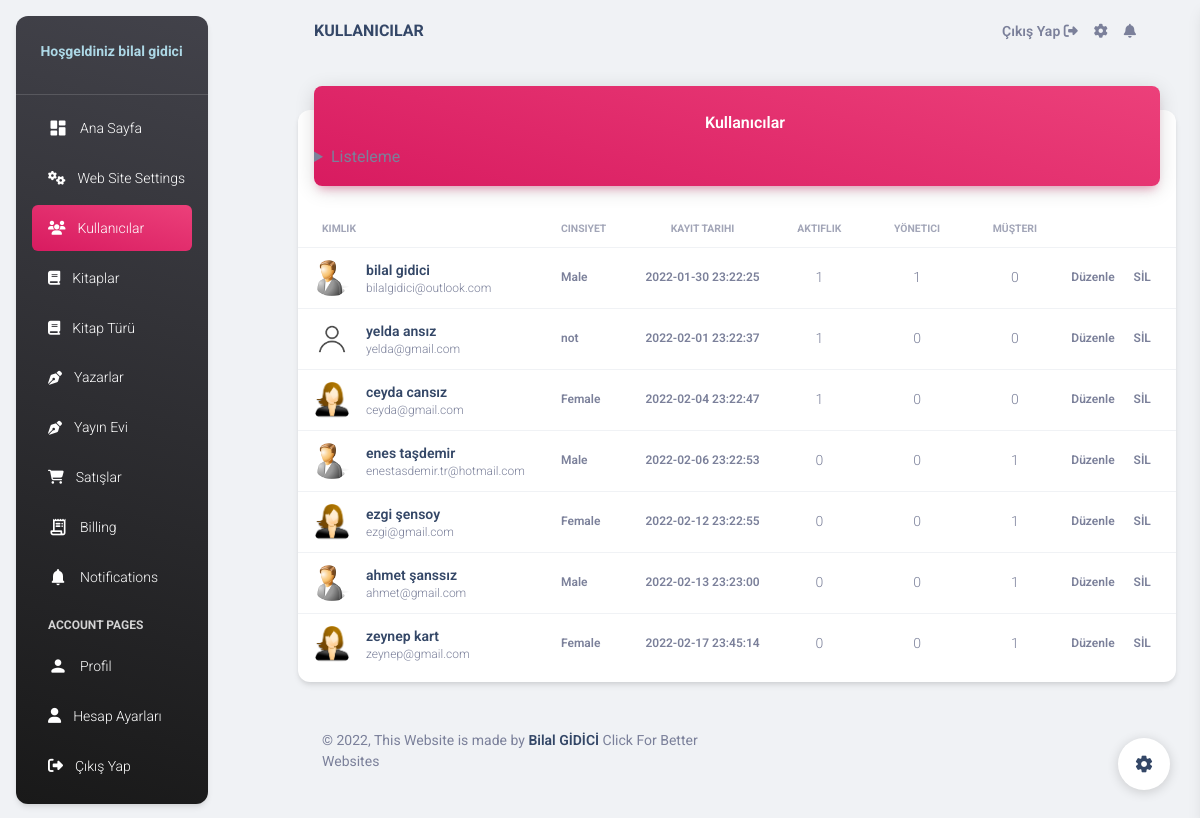
The page /pages/tables.php (signed in) on the database its author committed.
### tables this page shows
CREATE TABLE `user` (
  `id` int(11) UNSIGNED NOT NULL,
  `Name` varchar(50) NOT NULL,
  `Surname` varchar(50) NOT NULL,
  `Email` varchar(60) NOT NULL,
  `Password` varchar(255) NOT NULL,
  `Sex` varchar(6) NOT NULL,
  `Status` tinyint(1) NOT NULL DEFAULT 0,
  `Active` tinyint(1) NOT NULL DEFAULT 0,
  `Customer` tinyint(1) NOT NULL DEFAULT 0,
  `RegisterDate` datetime NOT NULL,
  `RegisterIp` varchar(20) NOT NULL,
  `actcode` int(5) NOT NULL,
  `Bakiye` float NOT NULL DEFAULT 0
);

### transactions/sessionquery.php (called while the page is built, shortened)
<?php
    require_once("settings.php");
    require_once("function.php");
	if(isset($_SESSION["user"]))
	{
		$sessionquery = $dbconnect->prepare("select * from user where Email = ?");
		$sessionquery->execute(array($_SESSION["user"]));
		$userr =$sessionquery->fetch(PDO::FETCH_ASSOC);
	}
?>

### transactions/statusquery.php (called while the page is built, shortened)
<?php
require_once("settings.php");
require_once("function.php");
?>
<?php
   $stquery        =   $dbconnect->prepare("SELECT * FROM user where Status =1 ");
   $stquery->execute();
?>

### transactions/settings.php (called while the page is built, shortened)
<?php
	try {
        $dbconnect=new PDO("mysql:host=localhost;dbname=databaseproject;charset=utf8;","root","");
	} catch (PDOException $ErrorMessage) {
		echo "fail..> ".$ErrorMessage->getMessage();
        die();
	}
    $stq    =   $dbconnect->prepare("select * from settings LIMIT 1");
    $stq->execute();
    $stcount    =   $stq->rowCount();
    $setting    =   $stq->fetch(PDO::FETCH_ASSOC);
     if ($stcount>0) {
         $stlink    = $setting["SiteLink"];
     }else
     {
         header("Location:".$stlink."/pages/sign-up.php");
         die();
     }
	?>

### pages/tables.php (the view, shortened to what this page needs)
<?php
      $page_title="KULLANICILAR";
    include '../hf/header.php';
    require_once("../transactions/statusquery.php");
?>
<?php
if (isset($_GET["s"])) {
  if ($_GET["s"]=="et") {
    $users    = $dbconnect->prepare("select * from user");
  }elseif($_GET["s"]=="az"){
  $users   = $dbconnect->prepare("select * from user ORDER BY Name ASC");
  }elseif($_GET["s"]=="Customer"){
    $users   = $dbconnect->prepare("select * from user where Customer=1");
  }elseif($_GET["s"]=="Active"){
    $users   = $dbconnect->prepare("select * from user where Active=1");
  }elseif($_GET["s"]=="Status"){
    $users   = $dbconnect->prepare("select * from user where Status=1");
  }
}else{
  $users    = $dbconnect->prepare("select * from user");
}
$users->execute();
$userdata =$users->fetchAll(PDO::FETCH_ASSOC);
?>
<div class="container-fluid py-4">
      <div class="row">
        <div class="col-12">
          <div class="card my-4">
            <div class="card-header p-0 position-relative mt-n4 mx-3 z-index-2">
              <div class="bg-gradient-primary shadow-primary border-radius-lg pt-4 pb-3">
                <h6 class="text-white text-capitalize ps-3" style="text-align:center">Kullanıcılar</h6>
<div class="list">
<details>
<summary>Listeleme</summary>
</details>
</div>
              </div>
            </div>
            <div class="card-body px-0 pb-2">
              <div class="table-responsive p-0">
                <table class="table align-items-center mb-0">
                  <thead>
                    <tr>
                      <th class="text-uppercase text-secondary text-xxs font-weight-bolder opacity-7">Kimlik</th>
                      <th class="text-uppercase text-secondary text-xxs font-weight-bolder opacity-7 ps-2">Cinsiyet</th>
                      <th class="text-center text-uppercase text-secondary text-xxs font-weight-bolder opacity-7">Kayıt Tarihi</th>
                      <th class="text-center text-uppercase text-secondary text-xxs font-weight-bolder opacity-7">Aktiflik</th>
                      <th class="text-center text-uppercase text-secondary text-xxs font-weight-bolder opacity-7">Yönetici</th>
                      <th class="text-center text-uppercase text-secondary text-xxs font-weight-bolder opacity-7">Müşteri</th>
                      <th class="text-secondary opacity-7"></th>
                      <th class="text-secondary opacity-7"></th>
                    </tr>
                  </thead>
                  <tbody>
<?php
 if ($userr["Status"]==1) {
foreach ($userdata as $key) {
?>
                    <tr>
                      <td>
                        <div class="d-flex px-2 py-1">
                          <div>
                          <?php
                            if ($key["Sex"]=="Male")
                            {
                            ?>
                            <img src="../assets/img/male.png" alt="profile_image" class="avatar avatar-sm me-3 border-radius-lg" alt="user1">
                            <?php
                            }elseif ($key["Sex"]=="Female")
                            {
                            ?>
                            <img src="../assets/img/female.png" alt="profile_image" class="avatar avatar-sm me-3 border-radius-lg" alt="user1">
                            <?php
                            }else
                            {
                            ?>
                            <img src="../assets/img/not.png" alt="profile_image" class="avatar avatar-sm me-3 border-radius-lg" alt="user1">
                            <?php
                            }
                            ?>
                          </div>
                          <div class="d-flex flex-column justify-content-center">
                            <h6 class="mb-0 text-sm"><?php echo $key["Name"]." ".$key["Surname"];  ?></h6>
                            <p class="text-xs text-secondary mb-0"><?php echo $key["Email"] ?></p>
                          </div>
                        </div>
                      </td>
                      <td>
                        <p class="text-xs font-weight-bold mb-0"><?php echo $key["Sex"]; ?></p>
                      </td>
                      <td class="align-middle text-center">
                        <span class="text-secondary text-xs font-weight-bold"><?php echo $key["RegisterDate"]; ?></span>
                      </td>
                      <td>
                      <div class="d-flex flex-column justify-content-center">
                            <p style="text-align:center;" class="mb-0 text-sm"><?php echo $key["Active"]?></p>
                      </div>
                      </td>
                      <td>
                      <div class="d-flex flex-column justify-content-center">
                            <p style="text-align:center;" class="mb-0 text-sm"><?php echo $key["Status"]?></p>
                      </div>
                      </td>
                      <td>
                      <div class="d-flex flex-column justify-content-center">
                            <p style="text-align:center;" class="mb-0 text-sm"><?php echo $key["Customer"]?></p>
                      </div>
                      </td>
                      <td class="align-middle">
                        <a href="<?php echo $stlink ?>/pages/users-update.php?id=<?php echo $key["id"] ?>" class="text-secondary font-weight-bold text-xs" data-toggle="tooltip" data-original-title="Edit user">
                          Düzenle
                        </a>
                      </td>
                      <td class="align-middle">
                        <a href="<?php echo $stlink ?>/transactions/users-del.php?id=<?php echo $key["id"] ?>" class="text-secondary font-weight-bold text-xs" data-toggle="tooltip" data-original-title="Edit user">
                          SİL
                        </a>
                      </td>
<?php
}
?>
                    </tr>
<?php
}
else {
  header("location:../transactions/exit.php");
  exit();
}
?>
                  </tbody>
                </table>
              </div>
            </div>
          </div>
        </div>
      </div>
<?php
include '../hf/footer.php';
?>

### hf/header.php (shortened to what this page needs)
<?php
require_once("../transactions/settings.php");
require_once("../transactions/function.php");
require_once("../transactions/sessionquery.php");
require_once("../transactions/statusquery.php");
?>
<!DOCTYPE html>
<html lang="en">
<head>
  <link href="../assets/css/nucleo-icons.css" rel="stylesheet" />
  <link href="../assets/css/nucleo-svg.css" rel="stylesheet" />
  <link id="pagestyle" href="../assets/css/material-dashboard.css?v=3.0.0" rel="stylesheet" />
</head>
<body class="g-sidenav-show  bg-gray-200">
<?php
if(isset($_SESSION["user"]))
{
?>
<?php
if ($userr["Status"]==1 && $userr["Active"]==1 && $userr["Customer"]==0) {
?>
<aside style="width:16%;" class="sidenav navbar navbar-vertical navbar-expand-xs border-0 border-radius-xl my-3 fixed-start ms-3   bg-gradient-dark" id="sidenav-main">
    <div style="margin-left:-5%;" class="sidenav-header">
      <a class="navbar-brand m-0" href="../pages/accountupdate.php">
      <span style="color: lightblue;" class="font-weight-bolder mb-0"><i  style="font-size:8px;">&nbsp</i>Hoşgeldiniz  <?php echo $userr["Name"]." ".$userr["Surname"] ?></span>
          </a>
    </div>
    <hr class="horizontal light mt-0 mb-2">
    <div class="collapse navbar-collapse  w-auto  max-height-vh-100" style="height:100%!important;" id="sidenav-collapse-main">
      <ul class="navbar-nav">
        <li class="nav-item">
          <a class="nav-link text-white " id="anasayfa" href="../pages/dashboard.php">
            <div class="text-white text-center me-2 d-flex align-items-center justify-content-center">
              <i class="material-icons opacity-10">dashboard</i>
            </div>
            <span class="nav-link-text ms-1">Ana Sayfa</span>
          </a>
        </li>
        <li class="nav-item">
          <a class="nav-link text-white  " id="websitesetting" href="../pages/websitesetting.php">
            <div class="text-white text-center me-2 d-flex align-items-center justify-content-center">
              <i class="fas fa-cogs"></i>
            </div>
            <span class="nav-link-text ms-1">Web Site Settings</span>
          </a>
        </li>
        <li class="nav-item">
          <a class="nav-link text-white  " id="kullanicilar" href="../pages/tables.php">
            <div class="text-white text-center me-2 d-flex align-items-center justify-content-center">
            <i class="fas fa-users"></i>
            </div>
            <span class="nav-link-text ms-1">Kullanıcılar</span>
          </a>
        </li>
        <li class="nav-item">
          <a class="nav-link text-white  " id="books" href="../pages/books.php">
            <div class="text-white text-center me-2 d-flex align-items-center justify-content-center">
              <i class="fas fa-book"></i>
            </div>
            <span class="nav-link-text ms-1">Kitaplar</span>
          </a>
        </li>
        <li class="nav-item">
          <a class="nav-link text-white " id="kitapTuru" href="../pages/booktype.php">
            <div class="text-white text-center me-2 d-flex align-items-center justify-content-center">
            <i class="fas fa-book"></i>
            </div>
            <span class="nav-link-text ms-1">Kitap Türü</span>
          </a>
        </li>
        <li class="nav-item">
          <a class="nav-link text-white " id="writers" href="../pages/writers.php">
            <div class="text-white text-center me-2 d-flex align-items-center justify-content-center">
            <i class="fas fa-pen-nib"></i>
            </div>
            <span class="nav-link-text ms-1">Yazarlar</span>
          </a>
        </li>
        <li class="nav-item">
          <a class="nav-link text-white " id="yayinevleri" href="../pages/publisher.php">
            <div class="text-white text-center me-2 d-flex align-items-center justify-content-center">
            <i class="fas fa-pen-nib"></i>
            </div>
            <span class="nav-link-text ms-1">Yayın Evi</span>
          </a>
        </li>
        <li class="nav-item">
          <a class="nav-link text-white " id="satislar" href="../pages/sales.php?list=bos&page=1">
            <div class="text-white text-center me-2 d-flex align-items-center justify-content-center">
            <i class="fas fa-shopping-cart"></i>
            </div>
            <span class="nav-link-text ms-1">Satışlar</span>
          </a>
        </li>
        <li class="nav-item">
          <a class="nav-link text-white " id="billing" href="../pages/billing.php">
            <div class="text-white text-center me-2 d-flex align-items-center justify-content-center">
              <i class="material-icons opacity-10">receipt_long</i>
            </div>
            <span class="nav-link-text ms-1">Billing</span>
          </a>
        </li>
        <li class="nav-item">
          <a class="nav-link text-white " id ="notifications" href="../pages/notifications.php">
            <div class="text-white text-center me-2 d-flex align-items-center justify-content-center">
              <i class="material-icons opacity-10">notifications</i>
            </div>
            <span class="nav-link-text ms-1">Notifications</span>
          </a>
        </li>
        <li class="nav-item mt-3">
          <h6 class="ps-4 ms-2 text-uppercase text-xs text-white font-weight-bolder opacity-8">Account pages</h6>
        </li>
        <li class="nav-item">
          <a class="nav-link text-white " id="profile" href="../pages/profile.php">
            <div class="text-white text-center me-2 d-flex align-items-center justify-content-center">
              <i class="material-icons opacity-10">person</i>
            </div>
            <span class="nav-link-text ms-1">Profil</span>
          </a>
        </li>
        <li class="nav-item">
          <a class="nav-link text-white "  id="accountupdate" href="../pages/accountupdate.php">
            <div class="text-white text-center me-2 d-flex align-items-center justify-content-center">
            <i class="fas fa-user" style="font-size:15px;"></i>
            </div>
            <span class="nav-link-text ms-1">Hesap Ayarları</span>
          </a>
        </li>
        <li class="nav-item">
          <a class="nav-link text-white " id="sign-out" href="../transactions/exit.php">
            <div class="text-white text-center me-2 d-flex align-items-center justify-content-center">
            <i class="fas fa-sign-out-alt" style="font-size:15px;"></i>
            </div>
            <span class="nav-link-text ms-1">Çıkış Yap</span>
          </a>
        </li>
  </aside>
  <main class="main-content position-relative max-height-vh-100 h-100 border-radius-lg ">
    <nav class="navbar navbar-main navbar-expand-lg px-0 mx-4 shadow-none border-radius-xl" id="navbarBlur" navbar-scroll="true">
      <div class="container-fluid py-1 px-3">
        <nav aria-label="breadcrumb">
          <h6 class="font-weight-bolder mb-0"><?php echo $page_title ?? "Admin" ?></h6>
        </nav>
        <div class="collapse navbar-collapse mt-sm-0 mt-2 me-md-0 me-sm-4" id="navbar">
          <div class="ms-md-auto pe-md-3 d-flex align-items-center">
          <ul class="navbar-nav  justify-content-end">
            <li class="nav-item d-flex align-items-center">
                  <a href="../transactions/exit.php" class="nav-link text-body font-weight-bold px-0">
                <span class="d-sm-inline d-none">Çıkış Yap</span>
                <i class="fa fa-sign-out"></i>
              </a>
            </li>
           <li class="nav-item px-3 d-flex align-items-center">
              <a href="../pages/accountupdate.php?id=<?php echo $userr["id"] ?>" class="nav-link text-body p-0">
                <i class="fa fa-cog      cursor-pointer"></i>
              </a>
            </li>
            <li class="nav-item dropdown pe-2 d-flex align-items-center">
              <a href="javascript:;" class="nav-link text-body p-0" id="dropdownMenuButton" data-bs-toggle="dropdown" aria-expanded="false">
                <i class="fa fa-bell cursor-pointer"></i>
              </a>
            </li>
          </ul>
        </div>
      </div>
    </nav>
<?php
}else
{
  header("location:".$stlink."pages/sign-in.php");
  die();
}
?>
<?php
}
?>

### rows shown on the page
user: Name "bilal", Surname "gidici", Email "bilalgidici@outlook.com", Sex "Male", RegisterDate "2022-01-30 23:22:25", Active "1", Status "1", Customer "0"
user: Name "yelda", Surname "ansız", Email "yelda@gmail.com", Sex "not", RegisterDate "2022-02-01 23:22:37", Active "1", Status "0", Customer "0"
user: Name "ceyda", Surname "cansız", Email "ceyda@gmail.com", Sex "Female", RegisterDate "2022-02-04 23:22:47", Active "1", Status "0", Customer "0"
user: Name "enes", Surname "taşdemir", Email "enestasdemir.tr@hotmail.com", Sex "Male", RegisterDate "2022-02-06 23:22:53", Active "0", Status "0", Customer "1"
user: Name "ezgi", Surname "şensoy", Email "ezgi@gmail.com", Sex "Female", RegisterDate "2022-02-12 23:22:55", Active "0", Status "0", Customer "1"
user: Name "ahmet", Surname "şanssız", Email "ahmet@gmail.com", Sex "Male", RegisterDate "2022-02-13 23:23:00", Active "0", Status "0", Customer "1"
user: Name "zeynep", Surname "kart", Email "zeynep@gmail.com", Sex "Female", RegisterDate "2022-02-17 23:45:14", Active "0", Status "0", Customer "1"

### other values the page prints
$page_title "KULLANICILAR"
